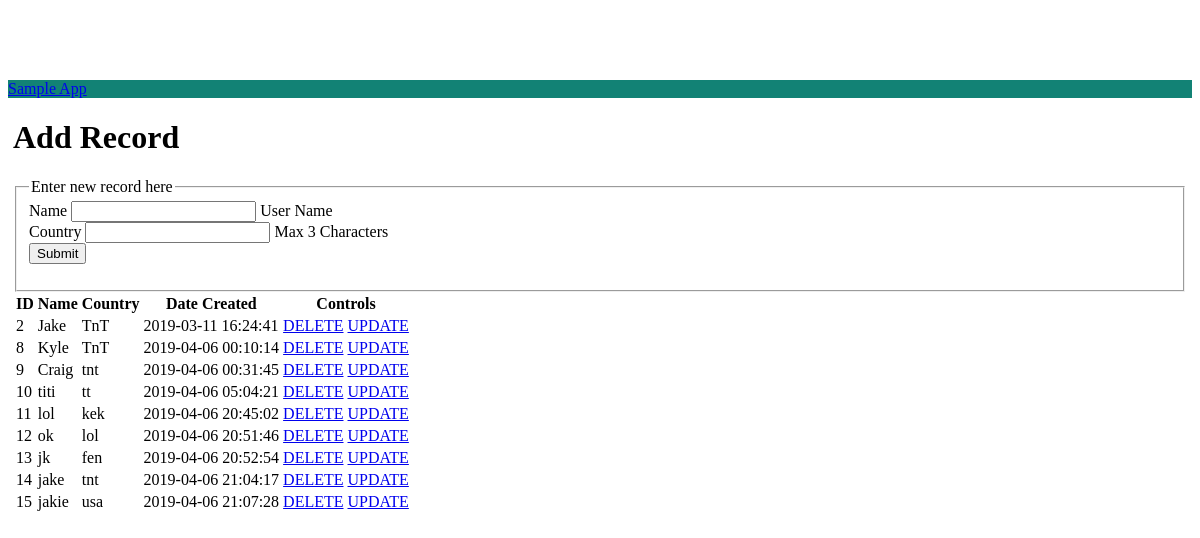
Page /app1 on the earlier database version.
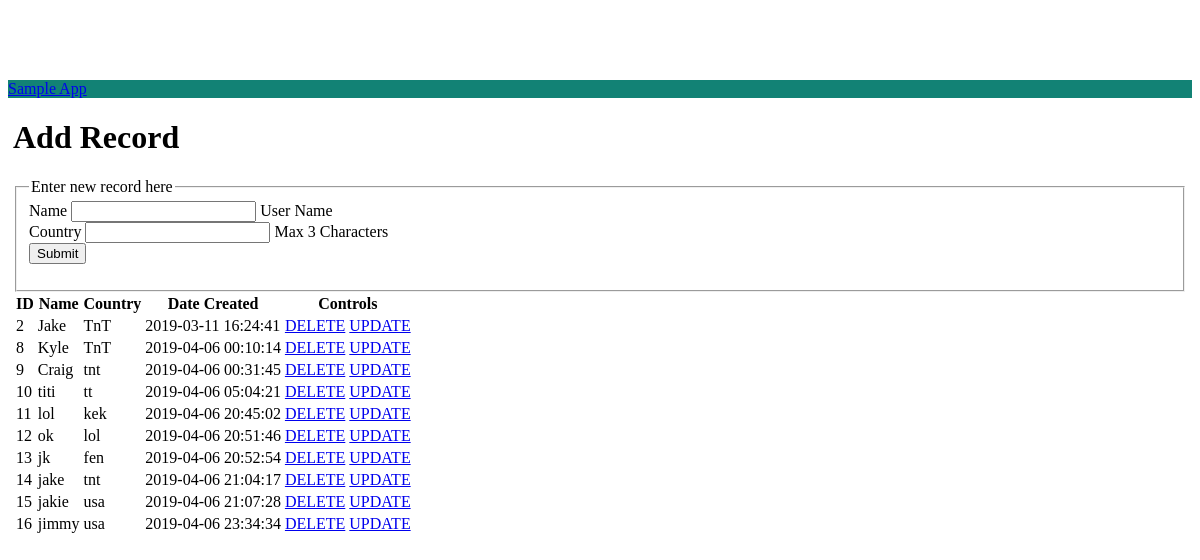
Same page on the later database version.
### app.py (models this page shows, shortened)
class Person(db.Model):
    __tablename__ = 'persons'
    id = Column(Integer, primary_key=True, autoincrement="auto")
    name = Column(String(50), unique=True)
    date_created = Column(DateTime(), server_default=func.now())
    country = Column(String(3), default='TnT')
    def toDict(self):
        return {
            'id': self.id,
            'name': self.name,
            'date_created': self.date_created,
            'country': self.country
        }

### app.py (the view)
@app.route('/app1')
def app1():
    records = Person.query.all()
    records = list(map(lambda object: object.toDict(), records))
    response = jsonify(records)
    return render_template("app1.html", person=None, records=records, host=host)

### templates/app1.html (shortened to what this page needs)
<html lang="en">
    <head>
        <link rel="stylesheet" href="https://unpkg.com/bootstrap-material-design@4.1.1/dist/css/bootstrap-material-design.min.css">
    </head>
    <body>
        <nav class="navbar navbar-expand-md navbar-dark fixed-top bg-dark">
            <a class="navbar-brand" href="#">Sample App</a>
        </nav>
        <div class="container">
            <div class="row">
                <div class="col-sm-4">
                    {% if person != None %}
                        <div class="row">
                            <h1>Edit Record</h1>
                        </div>
                        <div class="row">
                            <div>
                                <fieldset>
                                    <legend>Updating id: {{person.id}}</legend>
                                    <form method="POST" action="{{host}}/persons/update/{{person.id}}">
                                      <div class="form-group">
                                        <label for="nameText" class="bmd-label-floating">Name</label>
                                        <input type="text" name="name" class="form-control" value="{{person.name}}" id="nameText">
                                        <span class="bmd-help">User Name</span>
                                      </div>
                                      <div class="form-group">
                                        <label for="countryText" class="bmd-label-floating">Country</label>
                                        <input type="text" name="country" maxlength="3" value="{{person.country}}" class="form-control" id="countryText">
                                        <span class="bmd-help">Max 3 Characters</span>
                                      </div>
                                      <button type="submit" class="btn btn-primary btn-raised">Update</button>
                                      <a href="/" role="button" class="btn btn-primary btn-raised">Cancel</a>
                                    </form>
                                </fieldset>
                            </div>
                        </div>
                    {% else %}
                        <div class="row">
                            <div>
                                <h1>Add Record</h1>
                            </div>
                        </div>
                        <div class="row">
                            <fieldset>
                                <legend>Enter new record here</legend>
                                <form method="POST" action="{{host}}/persons">
                                  <div class="form-group">
                                    <label for="nameText" class="bmd-label-floating">Name</label>
                                    <input type="text" name="name" class="form-control" id="nameText">
                                    <span class="bmd-help">User Name</span>
                                  </div>
                                  <div class="form-group">
                                    <label for="countryText" class="bmd-label-floating">Country</label>
                                    <input type="text" name="country" maxlength="3" class="form-control" id="countryText">
                                    <span class="bmd-help">Max 3 Characters</span>
                                  </div>
                                  <button type="submit" class="btn btn-primary btn-raised">Submit</button>
                                </form>
                            </fieldset>
                        </div>
                    {% endif %}
                </div>
                <div class="col-sm-8">
                    <table class="table table-striped table-hover">
                        <thead class="thead-dark">
                            <tr>
                                <th>ID</th><th>Name</th><th>Country</th><th>Date Created</th><th>Controls</th>
                            </tr>
                        </thead>
                        <tbody>
                            {% for user in records %}
                            <tr>
                                <td>{{user.id}}</td>
                                <td>{{user.name}}</td>
                                <td>{{user.country}}</td>
                                <td>{{user.date_created}}</td>
                                <td>
                                    <a href="{{host}}/persons/delete/{{user.id}}">DELETE</a>
                                    <a href="{{host}}/update/{{user.id}}">UPDATE</a>
                                </td>
                            </tr>
                            {% endfor %}
                        </tbody>
                    </table>
                </div>
            </div>
        </div>
    </body>
</html>

### templates/app1.html (style rules this page uses)
body { min-height: 75rem; padding-top: 4.5rem; }
.bg-dark { background-color: #128275!important; }
.container { padding-left:5px; padding-right:5px; }

Differences in the rows shown:
added Person: id "16", name "jimmy", country "usa", date_created "2019-04-06 23:34:34"
